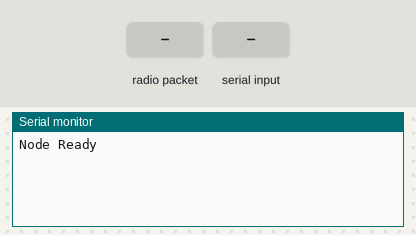
Simulated run of this sketch. Board: Arduino Nano, built with avr-gcc and run on an emulated ATmega328P. Parts: the last lines printed to the serial monitor. The test bench sets the inputs (shaded band). No radio packets arrive unless stated.

Above: at 1.2 s.
1.3 s: radio packet "1" arrives
At 1.6 s:
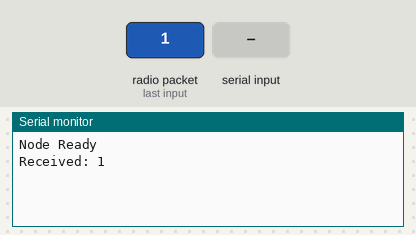
2.8 s: "1\n" received over Serial
At 4.0 s:
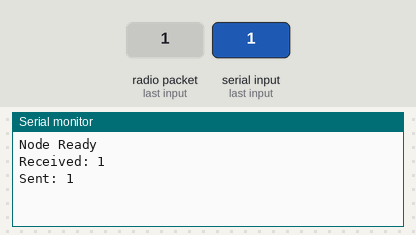

Measured:
- after the input at 1.3 s, the serial monitor: prints a new line at once (image 1)
- after the input at 2.8 s, the serial monitor: prints a new line at once (image 2)

The sketch:

serial-chat.ino
```cpp
/*
Simple two way text communication over serial terminal

Target devices: ESP8266 (Wemos D1 Mini) or Arduino Nano Equipped with nRF24l01 modules

rwlloyd, Lincoln, 04/2025
*/

#include <SPI.h>
#include <RF24.h>

// Define NRF24L01 pins for Wemos D1 Mini
#ifdef ESP32
#define CE_PIN 4
#define CSN_PIN 5
#else
// Define NRF24L01 pins for Arduino Nano
#define CE_PIN 9
#define CSN_PIN 10
#endif

// #define NODE0 //Default: NODE1

// Create an RF24 object
RF24 radio(CE_PIN, CSN_PIN);

// Address for communication
const byte addresses[][6] = { "00001", "00002" }; //only the last byte can be different

void setup() {
  Serial.begin(115200);
  radio.begin();
#ifdef NODE0
  radio.openWritingPipe(addresses[1]);     // 00002
  radio.openReadingPipe(1, addresses[0]);  // 00001 (Listening on pipe 1)
#else
  radio.openWritingPipe(addresses[0]);     // 00001
  radio.openReadingPipe(1, addresses[1]);  // 00002
#endif
  // radio.enableDynamicPayloads();

  radio.setPALevel(RF24_PA_LOW);
  radio.startListening();
  Serial.println("Node Ready");
}

void loop() {
  // Check for incoming messages
  if (radio.available()) {
    char receivedMessage[32] = { 0 };
    radio.read(&receivedMessage, sizeof(receivedMessage));
    Serial.print("Received: ");
    Serial.println(receivedMessage);
  }

  // Check for user input from Serial Monitor
  if (Serial.available() > 0) {
    String message = Serial.readStringUntil('\n');
    message.trim();                                               // Clean up whitespace/newlines
    if (message.length() > 0) {
      char messageBuffer[32] = { 0 };                             // Max 32 bytes for NRF24
      message.toCharArray(messageBuffer, sizeof(messageBuffer));  //convert bytes to Char Array

      radio.stopListening();                                       // stop listening while we write
      radio.write(&messageBuffer, sizeof(messageBuffer));
      radio.startListening();

      Serial.print("Sent: ");
      Serial.println(message);
    }
  }
}
```
